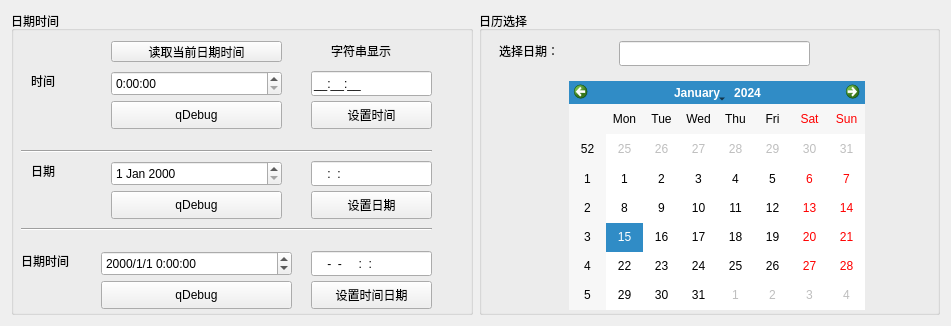
<?xml version="1.0" encoding="UTF-8"?>
<ui version="4.0">
 <class>Widget</class>
 <widget class="QWidget" name="Widget">
  <property name="geometry">
   <rect>
    <x>0</x>
    <y>0</y>
    <width>951</width>
    <height>326</height>
   </rect>
  </property>
  <property name="windowTitle">
   <string>Widget</string>
  </property>
  <layout class="QHBoxLayout" name="horizontalLayout">
   <item>
    <widget class="QGroupBox" name="groupBox">
     <property name="title">
      <string>日期时间</string>
     </property>
     <widget class="QPushButton" name="pushButton_readtime">
      <property name="geometry">
       <rect>
        <x>100</x>
        <y>30</y>
        <width>171</width>
        <height>21</height>
       </rect>
      </property>
      <property name="text">
       <string>读取当前日期时间</string>
      </property>
     </widget>
     <widget class="QLabel" name="label">
      <property name="geometry">
       <rect>
        <x>320</x>
        <y>30</y>
        <width>91</width>
        <height>19</height>
       </rect>
      </property>
      <property name="text">
       <string>字符串显示</string>
      </property>
     </widget>
     <widget class="QLabel" name="label_2">
      <property name="geometry">
       <rect>
        <x>20</x>
        <y>60</y>
        <width>69</width>
        <height>19</height>
       </rect>
      </property>
      <property name="text">
       <string>时间</string>
      </property>
     </widget>
     <widget class="QTimeEdit" name="timeEdit_time">
      <property name="geometry">
       <rect>
        <x>100</x>
        <y>60</y>
        <width>171</width>
        <height>25</height>
       </rect>
      </property>
      <property name="displayFormat">
       <string>H:mm:ss</string>
      </property>
     </widget>
     <widget class="QLineEdit" name="lineEdit_time">
      <property name="geometry">
       <rect>
        <x>300</x>
        <y>60</y>
        <width>121</width>
        <height>25</height>
       </rect>
      </property>
      <property name="inputMask">
       <string>99:99:99;_</string>
      </property>
     </widget>
     <widget class="QPushButton" name="pushButton_qdebugtime">
      <property name="geometry">
       <rect>
        <x>100</x>
        <y>90</y>
        <width>171</width>
        <height>28</height>
       </rect>
      </property>
      <property name="text">
       <string>qDebug</string>
      </property>
     </widget>
     <widget class="QPushButton" name="pushButton_settime">
      <property name="geometry">
       <rect>
        <x>300</x>
        <y>90</y>
        <width>121</width>
        <height>28</height>
       </rect>
      </property>
      <property name="text">
       <string>设置时间</string>
      </property>
     </widget>
     <widget class="QLabel" name="label_3">
      <property name="geometry">
       <rect>
        <x>20</x>
        <y>150</y>
        <width>69</width>
        <height>19</height>
       </rect>
      </property>
      <property name="text">
       <string>日期</string>
      </property>
     </widget>
     <widget class="QDateEdit" name="dateEdit_data">
      <property name="geometry">
       <rect>
        <x>100</x>
        <y>150</y>
        <width>171</width>
        <height>25</height>
       </rect>
      </property>
     </widget>
     <widget class="QLineEdit" name="lineEdit_date">
      <property name="geometry">
       <rect>
        <x>300</x>
        <y>150</y>
        <width>121</width>
        <height>25</height>
       </rect>
      </property>
      <property name="inputMask">
       <string>9999:99:99</string>
      </property>
     </widget>
     <widget class="Line" name="line">
      <property name="geometry">
       <rect>
        <x>10</x>
        <y>130</y>
        <width>411</width>
        <height>20</height>
       </rect>
      </property>
      <property name="orientation">
       <enum>Qt::Horizontal</enum>
      </property>
     </widget>
     <widget class="QPushButton" name="pushButton_qDeugdate">
      <property name="geometry">
       <rect>
        <x>100</x>
        <y>180</y>
        <width>171</width>
        <height>28</height>
       </rect>
      </property>
      <property name="text">
       <string>qDebug</string>
      </property>
     </widget>
     <widget class="QPushButton" name="pushButton_setdate">
      <property name="geometry">
       <rect>
        <x>300</x>
        <y>180</y>
        <width>121</width>
        <height>28</height>
       </rect>
      </property>
      <property name="text">
       <string>设置日期</string>
      </property>
     </widget>
     <widget class="Line" name="line_2">
      <property name="geometry">
       <rect>
        <x>10</x>
        <y>210</y>
        <width>411</width>
        <height>16</height>
       </rect>
      </property>
      <property name="orientation">
       <enum>Qt::Horizontal</enum>
      </property>
     </widget>
     <widget class="QLabel" name="label_4">
      <property name="geometry">
       <rect>
        <x>10</x>
        <y>240</y>
        <width>69</width>
        <height>19</height>
       </rect>
      </property>
      <property name="text">
       <string>日期时间</string>
      </property>
     </widget>
     <widget class="QDateTimeEdit" name="dateTimeEdit_dataTime">
      <property name="geometry">
       <rect>
        <x>90</x>
        <y>240</y>
        <width>191</width>
        <height>25</height>
       </rect>
      </property>
      <property name="displayFormat">
       <string>yyyy/M/d H:mm:ss</string>
      </property>
     </widget>
     <widget class="QLineEdit" name="lineEdit_timedate">
      <property name="geometry">
       <rect>
        <x>300</x>
        <y>240</y>
        <width>121</width>
        <height>25</height>
       </rect>
      </property>
      <property name="inputMask">
       <string>9999-99-99 99:99:99</string>
      </property>
     </widget>
     <widget class="QPushButton" name="pushButton_qDebugtimedate">
      <property name="geometry">
       <rect>
        <x>90</x>
        <y>270</y>
        <width>191</width>
        <height>28</height>
       </rect>
      </property>
      <property name="text">
       <string>qDebug</string>
      </property>
     </widget>
     <widget class="QPushButton" name="pushButton_settimedate">
      <property name="geometry">
       <rect>
        <x>300</x>
        <y>270</y>
        <width>121</width>
        <height>28</height>
       </rect>
      </property>
      <property name="text">
       <string>设置时间日期</string>
      </property>
     </widget>
    </widget>
   </item>
   <item>
    <widget class="QGroupBox" name="groupBox_2">
     <property name="title">
      <string>日历选择</string>
     </property>
     <widget class="QLabel" name="label_5">
      <property name="geometry">
       <rect>
        <x>20</x>
        <y>30</y>
        <width>69</width>
        <height>19</height>
       </rect>
      </property>
      <property name="text">
       <string>选择日期：</string>
      </property>
     </widget>
     <widget class="QLineEdit" name="lineEdit_4">
      <property name="geometry">
       <rect>
        <x>140</x>
        <y>30</y>
        <width>191</width>
        <height>25</height>
       </rect>
      </property>
     </widget>
     <widget class="QCalendarWidget" name="calendarWidget">
      <property name="geometry">
       <rect>
        <x>90</x>
        <y>70</y>
        <width>296</width>
        <height>229</height>
       </rect>
      </property>
     </widget>
    </widget>
   </item>
  </layout>
 </widget>
 <resources/>
 <connections/>
</ui>
